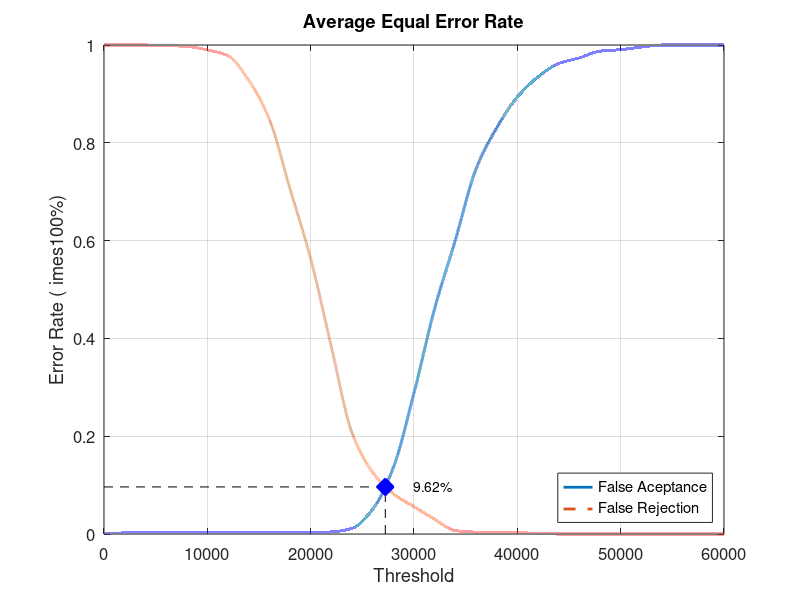
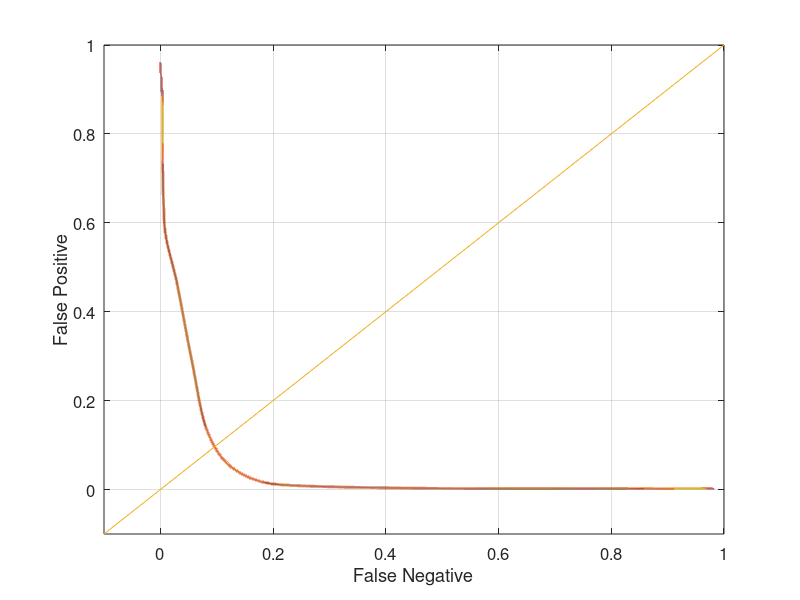

MATLAB code for these plots, in order:
close all;
clear;
clc;
x = 0:2000:60000;
xq = 0:0.5:60000;

y0 = [0 0.00210526 0.00210526 0.00210526 0.00210526 0.00210526 0.00210526 0.00210526 0.00210526 0.00210526 0.00210526 0.00421053 0.0115789 0.0505263 0.135789 0.288421 0.461053 0.601053 0.746316 0.830526 0.893684 0.934737 0.962105 0.973684 0.987368 0.990526 0.99579 1 1 1 1]
yy0 = interp1(x, y0, xq, 'pchip');
y1 = [1 1 1 0.999 0.997 0.99 0.978 0.928 0.848 0.706 0.563 0.383 0.207 0.126 0.082 0.056 0.03 0.007 0.004 0.004 0.003 0.001 0 0 0 0 0 0 0 0 0]
yy1 = interp1(x, y1, xq, 'pchip');

% Calculating EER: 
y2 = abs(y0 - y1);
find(y2 == min(y2))
yy2 = abs(yy0 - yy1);
xEER = find(yy2 == min(yy2));
xEERIndex = xq(xEER) % X-axis EER
yEER = yy0(xEER) % Y-axis EER

main = figure
plot(xq, yy0,'-','LineWidth', 2);	hold on
plot(xq, yy1,'--','LineWidth', 2);	hold on
plot([xEERIndex xEERIndex], [0 yEER], 'k--');	hold on
plot([0 xEERIndex], [yEER yEER], 'k--');	hold on
plot(xEERIndex, yEER, 'bx', 'LineWidth', 10);	hold on
text(xEERIndex + 10 * xEERIndex / 100, yEER, [num2str(round((10000 * yEER)) / 100) '%'])
legend('False Aceptance', 'False Rejection', 'Location', 'SouthEast')
xlabel('Threshold')
ylabel('Error Rate (	imes100%)')
title('Average Equal Error Rate')
set(gca, 'FontSize', 12)
axis([0 60000 0 1])
grid on

print(main, 'Database1AverageMain', '-dpng');
FNRxFPR = figure('Color', [1 1 1]);
plot(yy1, yy0, '-', yy1, yy0, 'LineWidth', 2);
hold on
y = -0.1:0.1:1
plot(y, y); 
set(gca, 'FontSize', 12)
xlabel('False Negative')
ylabel('False Positive')
axis([-0.1 1 -0.1 1])
set(gca, 'FontSize', 12)
grid on

print(FNRxFPR, 'Database1AverageFNRxFPR','-dpng');
